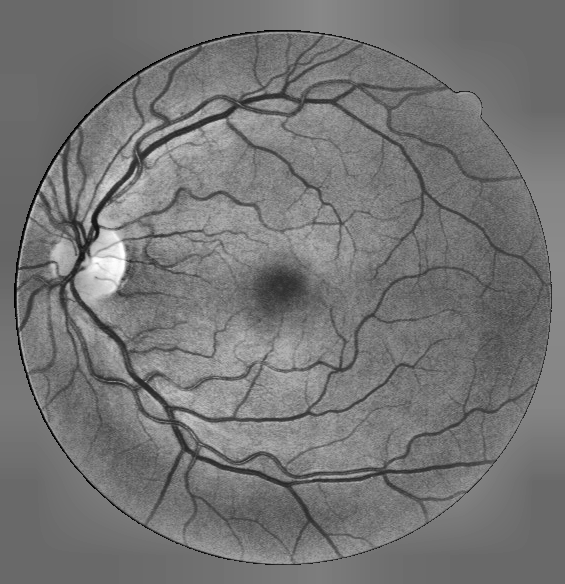
#> input picture presentation/assets/clahe.png, 565 x 584 px
$ python -i vessels.py   (imports and definitions only)
#> lines starting #> are read from the running program, lines starting #| are printed output that depends on the picture; after the words box and inside, x2 and y2 are one past the last pixel; in counts of white or black regions, pixels touching at a corner belong together
#> further down, picture is the input picture: shape (584, 565); min 0, max 255, mean 117
"""Module 5: multi-scale Hessian (Frangi) vesselness, Otsu, morphology, thinning."""
import numpy as np
from scipy import ndimage as ndi
from skimage.filters import threshold_otsu
from skimage.morphology import skeletonize, disk


def hessian_eigenvalues(img, sigma):
    """Scale-normalised Hessian via Gaussian-derivative convolution; returns (l1, l2) with |l1| <= |l2|."""
#> called with sigma = 1
    s2 = sigma ** 2
    Hxx = ndi.gaussian_filter(img, sigma, order=(0, 2)) * s2
    Hyy = ndi.gaussian_filter(img, sigma, order=(2, 0)) * s2
    Hxy = ndi.gaussian_filter(img, sigma, order=(1, 1)) * s2
    # closed-form eigenvalues of the symmetric 2x2 matrix
    tmp = np.sqrt((Hxx - Hyy) ** 2 + 4 * Hxy ** 2)
    mu1 = 0.5 * (Hxx + Hyy + tmp)
    mu2 = 0.5 * (Hxx + Hyy - tmp)
    swap = np.abs(mu1) > np.abs(mu2)
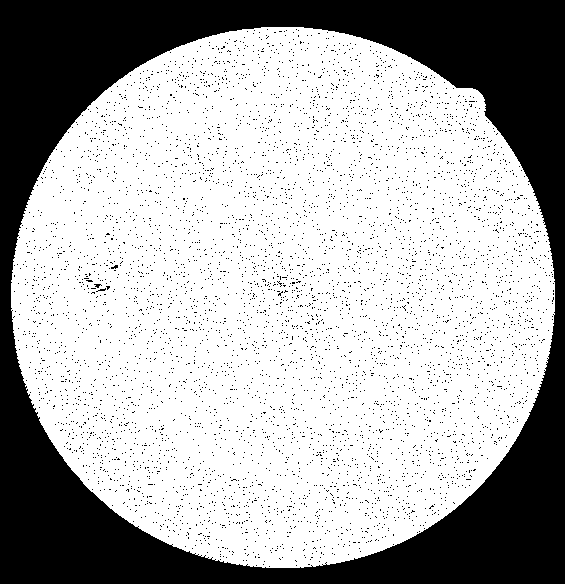
#> swap: shape (584, 565) bool; 68.4% white; 5542 black regions (5541 under 20 px), largest, box (x1, y1, x2, y2) and area: (0, 0, 565, 584) 97212
    l1 = np.where(swap, mu2, mu1)
    l2 = np.where(swap, mu1, mu2)
    return l1, l2


def frangi_single(img, sigma, beta=0.5, c=15.0):
    """V = exp(-Rb^2 / 2 beta^2) * (1 - exp(-S^2 / 2 c^2)) for dark vessels (l2 > 0)."""
    l1, l2 = hessian_eigenvalues(img, sigma)
    Rb = l1 / (l2 + 1e-10)
    S = np.sqrt(l1 ** 2 + l2 ** 2)
    V = np.exp(-(Rb ** 2) / (2 * beta ** 2)) * (1 - np.exp(-(S ** 2) / (2 * c ** 2)))
    V[l2 <= 0] = 0                    # vessels are darker than background in the green channel
    return V


def frangi(img, sigmas=(1, 1.5, 2, 2.5, 3), beta=0.5, c=15.0):
    """Maximum vesselness response over scales; also returns the winning scale per pixel."""
    stack = np.stack([frangi_single(img, s, beta, c) for s in sigmas])
#> call 2 of frangi_single, with sigma = 1.5, beta = 0.5, c = 15
#> in hessian_eigenvalues (call 2), `swap = np.abs(mu1) > np.abs(mu2)`: swap: shape (584, 565) bool; 67.9% white; 2738 black regions (2679 under 20 px), largest, box (x1, y1, x2, y2) and area: (0, 0, 565, 584) 94913, (255, 276, 311, 287) 299, (254, 288, 311, 297) 201
#> in frangi_single (call 2), `V = np.exp(-(Rb ** 2) / (2 * beta ** 2)) * (1 - np.exp(-(S ** 2) / (2 ..`:
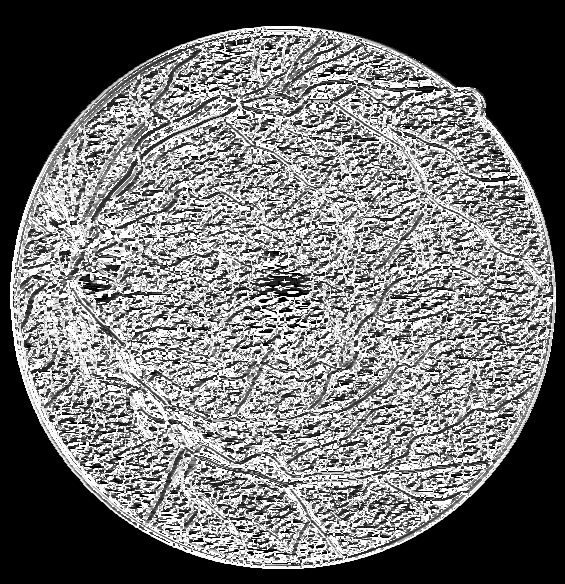
#> V: shape (584, 565) float64; min 0, max 1, mean 0.449
#> in frangi_single (call 2), `V[l2 <= 0] = 0`: V: shape (584, 565) float64; 2.44% of pixels changed, all inside (x1, y1, x2, y2) = (13, 35, 553, 559)
#> call 3 of frangi_single, with sigma = 2, beta = 0.5, c = 15
#> call 3 of hessian_eigenvalues, with sigma = 2
#> in hessian_eigenvalues (call 3), `s2 = sigma ** 2`: s2 = 4
#> in hessian_eigenvalues (call 3), `mu2 = 0.5 * (Hxx + Hyy - tmp)`:
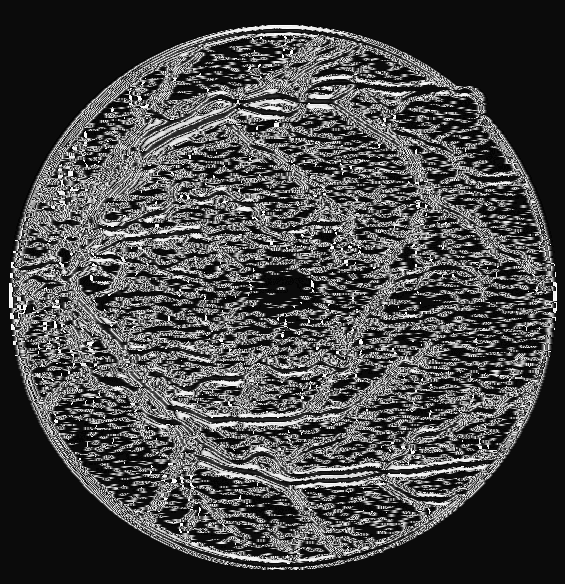
#> mu2: shape (584, 565) float16; min -5.66, max 124, mean 30.4; drawn with min black and max white
#> in hessian_eigenvalues (call 3), `swap = np.abs(mu1) > np.abs(mu2)`: swap: shape (584, 565) bool; 51% white; 10402 black regions (10053 under 20 px), largest, box (x1, y1, x2, y2) and area: (0, 0, 565, 584) 93096, (198, 249, 326, 323) 3061, (58, 418, 168, 511) 2802
#> in frangi_single (call 3), `Rb = l1 / (l2 + 1e-10)`:
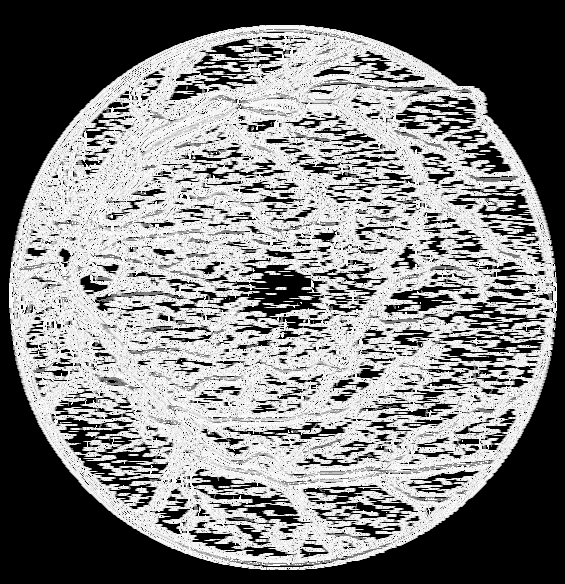
#> Rb: shape (584, 565) float16; 36.1% of the values are NaN or infinite; the others: min -1, max 1, mean 0.582; drawn with min black, max white, NaN and infinite black
#> in frangi_single (call 3), `V[l2 <= 0] = 0`:
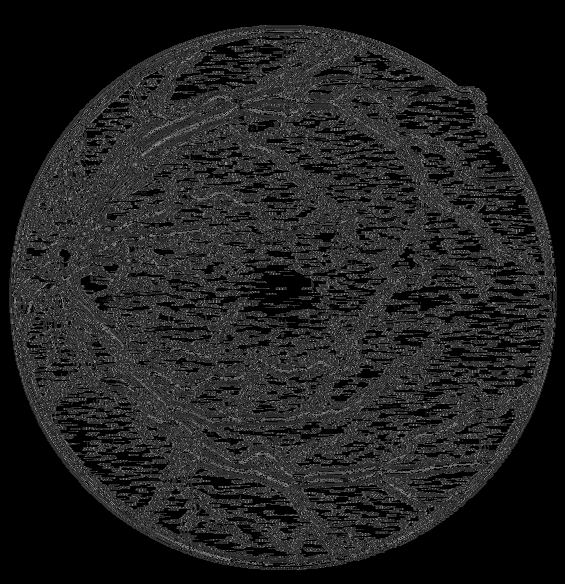
#> V: shape (584, 565) float16; min 0, max 0.563, mean 0.13
#> call 4 of hessian_eigenvalues, with sigma = 2.5
#> in hessian_eigenvalues (call 4), `s2 = sigma ** 2`: s2 = 6.25
#> in hessian_eigenvalues (call 4), `mu1 = 0.5 * (Hxx + Hyy + tmp)`:
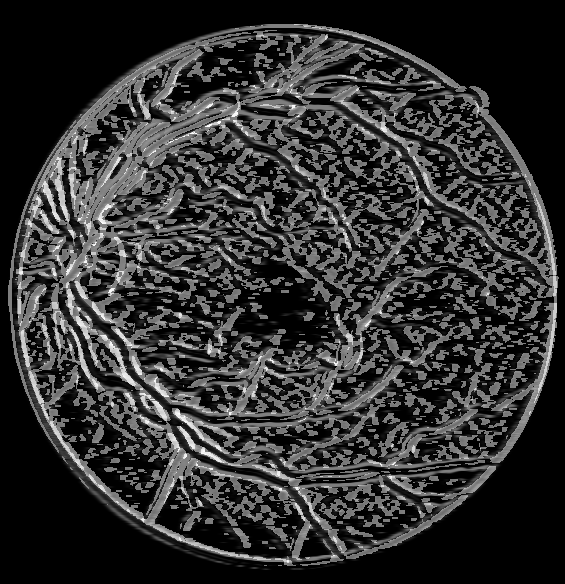
#> mu1: shape (584, 565) float64; min 0, max 3175, mean 615.8; drawn with min black and max white
#> in hessian_eigenvalues (call 4), `swap = np.abs(mu1) > np.abs(mu2)`: swap: shape (584, 565) bool; 46.1% white; 193 white regions (57 under 20 px), largest, box (x1, y1, x2, y2) and area: (8, 24, 558, 570) 143425, (214, 520, 256, 551) 467, (407, 373, 501, 386) 384
#> in hessian_eigenvalues (call 4), `l1 = np.where(swap, mu2, mu1)`:
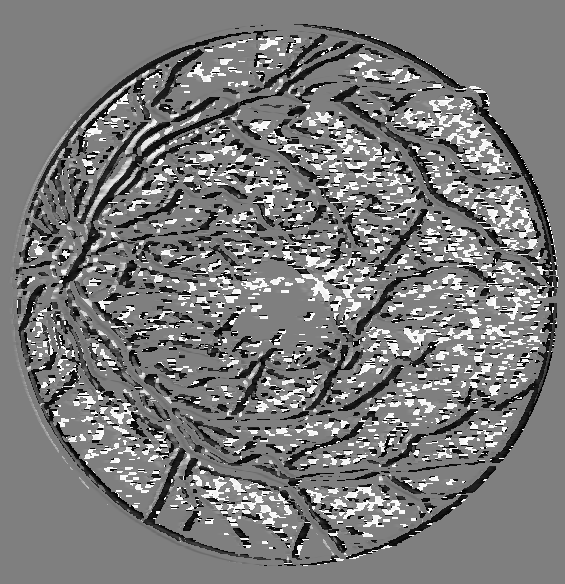
#> l1: shape (584, 565) float64; min -1590.6, max 1593.8, mean -60.8; drawn with min black and max white
    return stack.max(axis=0), np.asarray(sigmas)[stack.argmax(axis=0)]


def compress(v, gamma=1.0):
    """Power-law (gamma) transform of the vesselness map before Otsu.

    Frangi responses are heavy-tailed: a few thick vessels dominate the histogram and Otsu then
    ignores thin vessels. gamma < 1 spreads the low responses (a point operation, not a learned step).
    """
    v = v / (v.max() + 1e-12)
    return v ** gamma


def remove_small(mask, min_area):
    lab, n = ndi.label(mask, structure=np.ones((3, 3)))
    if n == 0:
        return mask
    sizes = np.bincount(lab.ravel())
    keep = sizes >= min_area
    keep[0] = False
    return keep[lab]


def segment(vesselness, fov, open_r=1, close_r=2, min_area=30, gamma=1.0):
    """Otsu threshold inside FOV, then opening, closing and small-component removal."""
    v = compress(vesselness, gamma)
    v[~fov] = 0
    t = threshold_otsu(v[fov])
    mask = (v > t) & fov
    if open_r > 0:
        mask = ndi.binary_opening(mask, structure=disk(open_r))
    if close_r > 0:
        mask = ndi.binary_closing(mask, structure=disk(close_r))
    mask = remove_small(mask, min_area)
    return mask & fov, t


def thin(mask):
    """Zhang-Suen thinning (skimage's 2-D skeletonize implements Zhang & Suen 1984)."""
    return skeletonize(mask)

>>> import cv2
>>> picture = cv2.imread('../presentation/assets/clahe.png', cv2.IMREAD_GRAYSCALE)
>>> result = frangi(picture)

$ run again, on presentation/assets/green.png
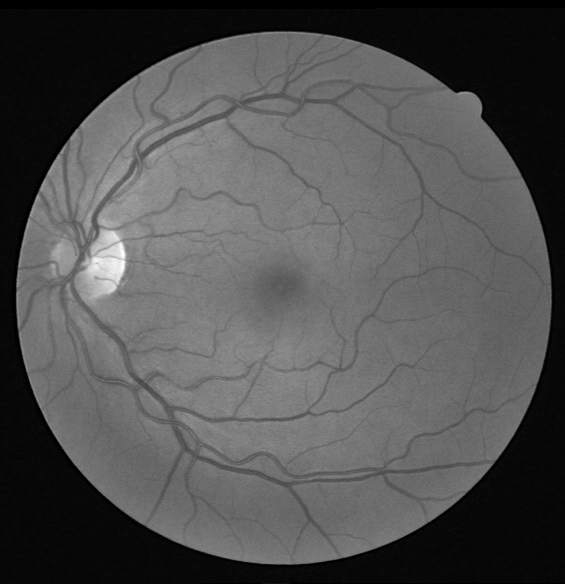
#> input picture presentation/assets/green.png, 565 x 584 px
#> picture is the input picture: shape (584, 565); min 0, max 255, mean 80.6
#> in hessian_eigenvalues, `swap = np.abs(mu1) > np.abs(mu2)`:
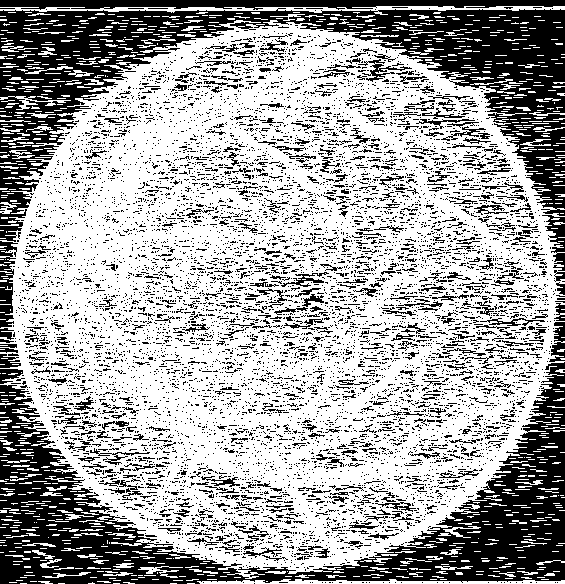
#> swap: shape (584, 565) bool; 65% white; 8258 black regions (7787 under 20 px), largest, box (x1, y1, x2, y2) and area: (0, 8, 565, 242) 33626, (0, 362, 565, 584) 32309, (0, 0, 565, 10) 4039
#> swap: shape (584, 565) bool; 33.8% white; 774 white regions (564 under 20 px), largest, box (x1, y1, x2, y2) and area: (11, 27, 557, 569) 96277, (267, 123, 344, 144) 518, (203, 509, 275, 535) 406
#> swap: shape (584, 565) bool; 17.4% white; 537 white regions (455 under 20 px), largest, box (x1, y1, x2, y2) and area: (11, 27, 558, 569) 49086, (356, 119, 446, 233) 1159, (277, 163, 353, 255) 867
#> s2 = 6.25
#> swap: shape (584, 565) bool; 13.5% white; 130 white regions (59 under 20 px), largest, box (x1, y1, x2, y2) and area: (9, 26, 558, 570) 33787, (157, 405, 323, 450) 2249, (161, 440, 305, 498) 2036
#> in hessian_eigenvalues (call 4), `l1 = np.where(swap, mu2, mu1)`:
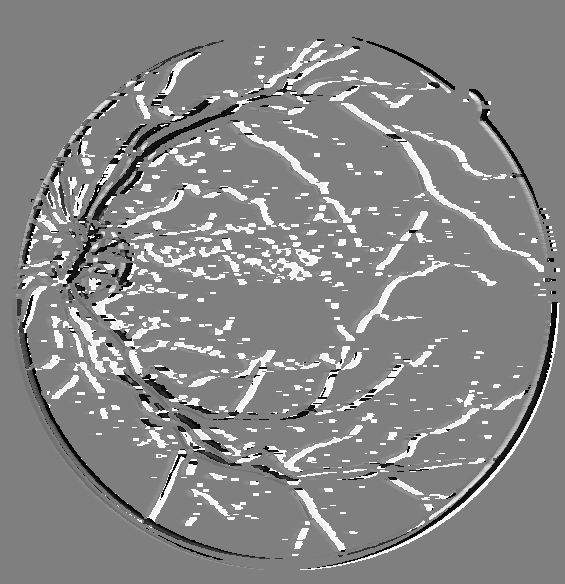
#> l1: shape (584, 565) float64; min -1590.6, max 1593.8, mean 100; drawn with min black and max white
